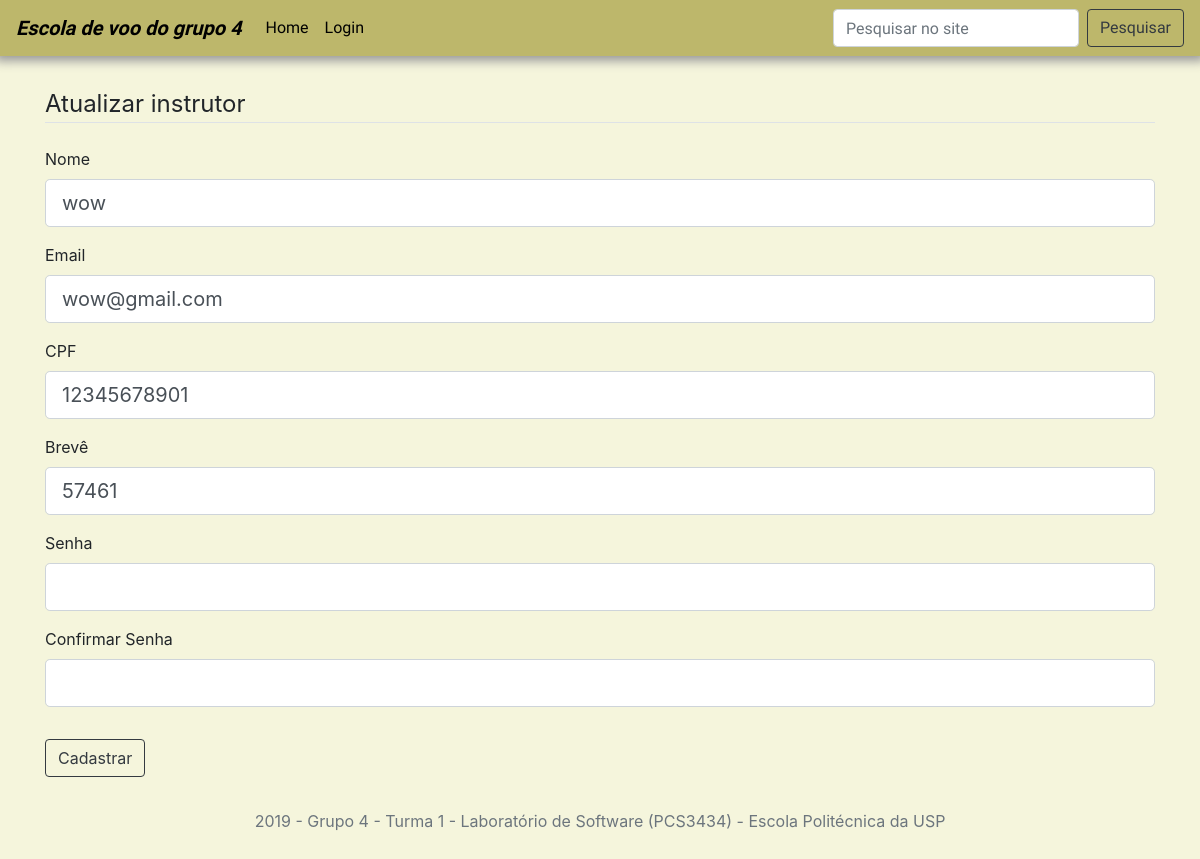
The app's page /instrutor/57461/atualizar with its own data.
### LabSoft_Grupo_04/project/models/instrutor.py (models this page shows, shortened)
class Instrutor(Usuario, UserMixin):
    __tablename__ = 'instrutor'
    breve = db.Column(db.String(5), primary_key = True)
    voos = db.relationship('Voo', backref='instrutor', lazy=True)

### LabSoft_Grupo_04/project/routes/instrutor.py (the view)
@app.route('/instrutor/<int:breve>/atualizar', methods=['GET', 'POST'])
def atualizar_instrutor(breve):
    instrutor = Instrutor.query.get_or_404(breve)
    form = InstrutorForm()
    if form.validate_on_submit():
        instrutor.nome = form.nome.data
        instrutor.cpf = form.cpf.data
        instrutor.breve = form.breve.data
        instrutor.email = form.email.data
        instrutor.senha = form.senha.data
        db.session.commit()
        flash(f'Dados atualizados com sucesso!', category='success')
        return redirect(url_for('visualizar_instrutor', breve=breve))
    elif request.method == 'GET':
        form.nome.data = instrutor.nome
        form.cpf.data = instrutor.cpf
        form.breve.data = instrutor.breve
        form.email.data = instrutor.email
    return render_template('cadastrar_instrutor.html', title='Atualizar instrutor', legend="Atualizar instrutor", form=form)

### LabSoft_Grupo_04/project/forms/instrutorSchema.py
class InstrutorForm(FlaskForm):
	nome = StringField('Nome', validators=[DataRequired(), Length(min=2, max=25)])
	cpf = StringField('CPF', validators=[DataRequired(), Length(11)])
	email = StringField('Email', validators=[DataRequired()])
	senha = PasswordField('Senha', validators=[DataRequired(), EqualTo('confirma_senha', message = 'Os campos de senha sao diferentes')])
	confirma_senha = PasswordField('Confirmar Senha')
	submit = SubmitField('Cadastrar')
	breve = StringField('Brevê', validators=[DataRequired(), Length(5)])
	class Meta:
		model = Usuario

### LabSoft_Grupo_04/project/templates/cadastrar_instrutor.html (shortened to what this page needs)
{% extends 'layout.html' %}
{% block content %}
    <div class="container">
        <div class="content-section">
            <form method="POST" action="">
                <fieldset class="form-group">
                    <legend class="border-bottom mb-4">{{ legend }}</legend>
                    <div class="form-group">
                        {{ form.nome.label(class="form-control-label") }}
                        {% if form.nome.errors %}
                            {{ form.nome(class="form-control form-control-lg is-invalid") }}
                            <div class="invalid-feedback">
                                {% for error in form.nome.errors %}
                                    <span>{{ error }}</span>
                                {% endfor %}
                            </div>
                        {% else %}
                            {{ form.nome(class="form-control form-control-lg") }}
                        {% endif %}
                    </div>
                    <div class="form-group">
                        {{ form.email.label(class="form-control-label") }}
                        {% if form.email.errors %}
                            {{ form.email(class="form-control form-control-lg is-invalid") }}
                            <div class="invalid-feedback">
                                {% for error in form.email.errors %}
                                    <span>{{ error }}</span>
                                {% endfor %}
                            </div>
                        {% else %}
                            {{ form.email(class="form-control form-control-lg") }}
                        {% endif %}
                    </div>
                    <div class="form-group">
                        {{ form.cpf.label(class="form-control-label") }}
                        {% if form.cpf.errors %}
                            {{ form.cpf(class="form-control form-control-lg is-invalid") }}
                            <div class="invalid-feedback">
                                {% for error in form.cpf.errors %}
                                    <span>{{ error }}</span>
                                {% endfor %}
                            </div>
                        {% else %}
                            {{ form.cpf(class="form-control form-control-lg") }}
                        {% endif %}
                    </div>
                    <div class="form-group">
                      {{ form.breve.label(class="form-control-label") }}
                      {% if form.breve.errors %}
                          {{ form.breve(class="form-control form-control-lg is-invalid") }}
                          <div class="invalid-feedback">
                              {% for error in form.breve.errors %}
                                  <span>{{ error }}</span>
                              {% endfor %}
                          </div>
                      {% else %}
                          {{ form.breve(class="form-control form-control-lg") }}
                      {% endif %}
                  </div>
                    <div class="form-group">
                        {{ form.senha.label(class="form-control-label") }}
                        {% if form.senha.errors %}
                            {{ form.senha(class="form-control form-control-lg is-invalid") }}
                            <div class="invalid-feedback">
                                {% for error in form.senha.errors %}
                                    <span>{{ error }}</span>
                                {% endfor %}
                            </div>
                        {% else %}
                            {{ form.senha(class="form-control form-control-lg") }}
                        {% endif %}
                    </div>
                    <div class="form-group">
                        {{ form.confirma_senha.label(class="form-control-label") }}
                        {% if form.confirma_senha.errors %}
                            {{ form.confirma_senha(class="form-control form-control-lg is-invalid") }}
                            <div class="invalid-feedback">
                                {% for error in form.confirma_senha.errors %}
                                    <span>{{ error }}</span>
                                {% endfor %}
                            </div>
                        {% else %}
                            {{ form.confirma_senha(class="form-control form-control-lg") }}
                        {% endif %}
                    </div>
                </fieldset>
                <div class="form-group">
                    {{ form.submit(class="btn btn-outline-dark") }}
                </div>
            </form>
        </div>
    </div>
{% endblock content %}

### LabSoft_Grupo_04/project/static/styles.css (style rules this page uses)
body { background-color: beige; }

### records on screen
Instrutor: nome "wow", email "wow@gmail.com", cpf "12345678901", breve "57461", senha.label "Senha"

### other values on screen
{{ legend }} "Atualizar instrutor"
